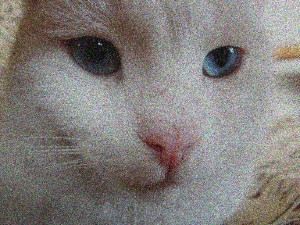
#> input picture Lab_1/DSC01649_NOIZEE.jpg, 300 x 225 px
$ jupyter execute 2.0_CV_lab_1_Plotnikov_8E21.ipynb
#> lines starting #> are read from the running program, lines starting #| are printed output that depends on the picture; after the words box and inside, x2 and y2 are one past the last pixel; in counts of white or black regions, pixels touching at a corner belong together
[cell 1]
"""
cv_lab_1.py
Каждый результат сохраняется в папку "results"
и получает читаемое имя: <input_basename>__<method>.png
Единственный вызов OpenCV: cv2.imread()
"""
import sys
import os
import numpy as np
import cv2            # только для imread
from PIL import Image, ImageDraw

[cell 2]
# ---------- Утилиты ----------
def to_rgb(img_bgr):
    """Перевод BGR (cv2.imread) -> RGB, uint8"""
    return img_bgr[..., ::-1].copy()


def ensure_out_dir(out_dir):
    if not os.path.exists(out_dir):
        os.makedirs(out_dir, exist_ok=True)


def save_and_show(img_array, out_dir, base_name, method_name, show=True):
    """
    Сохранить изображение в out_dir с именем <base_name>__<method_name>.png
    и открыть его (PIL.Image.show).
    Поддерживает 2D (grayscale) и 3D (RGB).
    """
    ensure_out_dir(out_dir)

    if img_array.dtype != np.uint8:
        arr = np.clip(img_array, 0, 255).astype(np.uint8)
    else:
        arr = img_array

    safe_method = method_name.replace(" ", "_").replace("/", "_")
    filename = f"{base_name}__{safe_method}.png"
    path = os.path.join(out_dir, filename)

    pil_img = Image.fromarray(arr)
    pil_img.save(path)
    print(f"[saved] {path}")

    if show:
        try:
            pil_img.show()
        except Exception as e:
            print(f"[warning] Не удалось показать изображение: {e}")


def pad_reflect(img, pad_h, pad_w):
    """Reflect padding (mirror) для 2D или 3D массива."""
    if img.ndim == 2:
        return np.pad(img, ((pad_h, pad_h), (pad_w, pad_w)), mode='reflect')
    elif img.ndim == 3:
        return np.pad(img, ((pad_h, pad_h), (pad_w, pad_w), (0, 0)), mode='reflect')
    else:
        raise ValueError("Unsupported ndim for padding")

[cell 3]
# ---------- Фильтры ----------
def median_filter_gray(img_gray, ksize=3):
    assert ksize % 2 == 1
    h, w = img_gray.shape
    ph = ksize // 2
    padded = pad_reflect(img_gray, ph, ph)
    out = np.empty_like(img_gray)
    for i in range(h):
        for j in range(w):
            window = padded[i:i+ksize, j:j+ksize].ravel()
            out[i, j] = np.median(window)
    return out


def median_filter_rgb(img_rgb, ksize=3):
    channels = []
    for c in range(3):
        channels.append(median_filter_gray(img_rgb[..., c], ksize))
    return np.stack(channels, axis=2)


def gaussian_kernel(ksize=5, sigma=1.0):
    assert ksize % 2 == 1
    ax = np.arange(-ksize//2 + 0.0, ksize//2 + 1.0)
    xx, yy = np.meshgrid(ax, ax)
    kernel = np.exp(-(xx**2 + yy**2) / (2.0 * sigma**2))
    kernel = kernel / np.sum(kernel)
    return kernel


def convolve_gray(img_gray, kernel):
    k = kernel.shape[0]
    ph = k // 2
    h, w = img_gray.shape
    padded = pad_reflect(img_gray, ph, ph).astype(np.float64)
    out = np.zeros((h, w), dtype=np.float64)
    for i in range(h):
        for j in range(w):
            window = padded[i:i+k, j:j+k]
            out[i, j] = np.sum(window * kernel)
    return np.clip(out, 0, 255).astype(np.uint8)


def gaussian_filter_rgb(img_rgb, ksize=5, sigma=1.0):
    kern = gaussian_kernel(ksize, sigma)
    chans = []
    for c in range(3):
        chans.append(convolve_gray(img_rgb[..., c], kern))
    return np.stack(chans, axis=2)

[cell 4]
# ---------- Морфологические операции ----------
def erosion_gray(img_gray, se=None):
    if se is None:
        se = np.ones((3,3), dtype=bool)
    k = se.shape[0]
    ph = k // 2
    h, w = img_gray.shape
    padded = pad_reflect(img_gray, ph, ph)
    out = np.empty_like(img_gray)
    for i in range(h):
        for j in range(w):
            window = padded[i:i+k, j:j+k]
            out[i,j] = np.min(window[se])
    return out


def dilation_gray(img_gray, se=None):
    if se is None:
        se = np.ones((3,3), dtype=bool)
    k = se.shape[0]
    ph = k // 2
    h, w = img_gray.shape
    padded = pad_reflect(img_gray, ph, ph)
    out = np.empty_like(img_gray)
    for i in range(h):
        for j in range(w):
            window = padded[i:i+k, j:j+k]
            out[i,j] = np.max(window[se])
    return out


def erosion_rgb(img_rgb, se=None):
    chans = []
    for c in range(3):
        chans.append(erosion_gray(img_rgb[..., c], se))
    return np.stack(chans, axis=2)


def dilation_rgb(img_rgb, se=None):
    chans = []
    for c in range(3):
        chans.append(dilation_gray(img_rgb[..., c], se))
    return np.stack(chans, axis=2)

[cell 5]
# ---------- Пороговая бинаризация ----------
def rgb_to_gray(img_rgb):
    r = img_rgb[...,0].astype(np.float32)
    g = img_rgb[...,1].astype(np.float32)
    b = img_rgb[...,2].astype(np.float32)
    y = 0.299*r + 0.587*g + 0.114*b
    return np.clip(y, 0, 255).astype(np.uint8)


def threshold_gray(img_gray, thresh=128, maxval=255, inv=False):
    if not inv:
        out = (img_gray >= thresh).astype(np.uint8) * maxval
    else:
        out = (img_gray < thresh).astype(np.uint8) * maxval
    return out


def threshold_rgb(img_rgb, thresh=128, mode='per_channel'):
    if mode == 'per_channel':
        out = np.zeros_like(img_rgb)
        for c in range(3):
            out[..., c] = threshold_gray(img_rgb[..., c], thresh)
        return out
    elif mode == 'luminance':
        gray = rgb_to_gray(img_rgb)
        th = threshold_gray(gray, thresh)
        return np.stack([th, th, th], axis=2)
    else:
        raise ValueError("Unknown mode")

[cell 6]
# ---------- Выравнивание гистограммы ----------
def equalize_hist_gray(img_gray):
    hist, _ = np.histogram(img_gray.flatten(), bins=256, range=(0,256))
    cdf = np.cumsum(hist).astype(np.float64)
    cdf_min = cdf[cdf > 0].min() if np.any(cdf > 0) else 0.0
    n = img_gray.size
    if n == cdf_min:
        lut = np.arange(256).astype(np.uint8)
    else:
        lut = np.round((cdf - cdf_min) / (n - cdf_min) * 255.0).astype(np.uint8)
    out = lut[img_gray]
    return out


def equalize_hist_rgb(img_rgb):
    arr = img_rgb.astype(np.float32)
    R = arr[...,0]; G = arr[...,1]; B = arr[...,2]
    Y  =  0.299*R + 0.587*G + 0.114*B
    Cb = 128 + (-0.168736*R - 0.331264*G + 0.5*B)
    Cr = 128 + (0.5*R - 0.418688*G - 0.081312*B)
    Y_eq = equalize_hist_gray(np.clip(Y,0,255).astype(np.uint8)).astype(np.float32)
    R2 = Y_eq + 1.402 * (Cr - 128)
    G2 = Y_eq - 0.344136 * (Cb - 128) - 0.714136 * (Cr - 128)
    B2 = Y_eq + 1.772 * (Cb - 128)
    rgb2 = np.stack([R2, G2, B2], axis=2)
    return np.clip(rgb2, 0, 255).astype(np.uint8)

[cell 7]
# ---------- Визуализация гистограммы ----------
def compute_hist_gray(img_gray):
    """
    Вычисляет гистограмму grayscale-изображения.
    Возвращает массив длины 256: hist[v] = количество пикселей со значением v.
    """
    hist, _ = np.histogram(img_gray.flatten(), bins=256, range=(0, 256))
    return hist


def render_histogram_image(hist, title="", width=512, height=300,
                            bg=(255,255,255), fg=(30,30,30), bar_color=(70,130,180)):
    """
    Превращает массив гистограммы длины 256 в RGB-изображение (NumPy uint8).

    Параметры
    ---------
    hist       : np.ndarray, shape (256,) — гистограмма яркостей
    title      : str — подпись, которая будет напечатана в верхнем левом углу
    width      : int — ширина итогового изображения в пикселях
    height     : int — высота итогового изображения в пикселях
    bg         : (R,G,B) — цвет фона
    fg         : (R,G,B) — цвет осей, делений и текста
    bar_color  : (R,G,B) — цвет столбцов гистограммы
    """
    canvas = Image.new('RGB', (width, height), bg)
    draw = ImageDraw.Draw(canvas)

    ml, mr, mt, mb = 40, 15, 30, 30      # поля: left/right/top/bottom
    plot_w = width - ml - mr
    plot_h = height - mt - mb

    max_h = int(hist.max()) if hist.max() > 0 else 1

    # --- Заголовок ---
    if title:
        draw.text((ml, 4), title, fill=fg)

    # --- Оси ---
    # вертикальная
    draw.line([(ml, mt), (ml, mt + plot_h)], fill=fg, width=1)
    # горизонтальная
    draw.line([(ml, mt + plot_h), (ml + plot_w, mt + plot_h)], fill=fg, width=1)

    # --- Деления по оси X: 0, 64, 128, 192, 255 ---
    for v in [0, 64, 128, 192, 255]:
        px = ml + int(v / 255 * (plot_w - 1))
        draw.line([(px, mt + plot_h), (px, mt + plot_h + 4)], fill=fg, width=1)
        draw.text((px - 8, mt + plot_h + 6), str(v), fill=fg)

    # --- Деления по оси Y: 0%, 50%, 100% ---
    for frac, label in [(0.0, "0"), (0.5, "50%"), (1.0, "max")]:
        py = mt + plot_h - int(frac * (plot_h - 1))
        draw.line([(ml - 4, py), (ml, py)], fill=fg, width=1)
        draw.text((1, py - 5), label, fill=fg)

    # --- Столбики / вертикальные линии ---
    for x in range(256):
        value = hist[x]
        if value == 0:
            continue
        bar_h = int((value / max_h) * (plot_h - 1))
        px = ml + int(x / 255 * (plot_w - 1))
        y0 = mt + plot_h
        y1 = y0 - bar_h
        draw.line([(px, y0), (px, y1)], fill=bar_color, width=1)

    return np.array(canvas, dtype=np.uint8)


def save_histogram_gray(img_gray, out_dir, base_name, method_name,
                         title="", show=True):
    """
    Вычислить гистограмму grayscale-изображения,
    сохранить её PNG-рисунок в out_dir с именованием по стандарту проекта.
    """
    hist = compute_hist_gray(img_gray)
    hist_img = render_histogram_image(hist, title=title)
    save_and_show(hist_img, out_dir, base_name, method_name, show=show)

[cell 8]
# ---------- Повороты на кратные 90 градусов ----------
def rotate_90_multiple(img, k=1):
    k = k % 4
    if k == 0:
        return img.copy()
    if img.ndim == 2:
        if k == 1:
            return np.flipud(np.transpose(img))
        if k == 2:
            return np.fliplr(np.flipud(img))
        if k == 3:
            return np.transpose(np.flipud(img))
    else:
        if k == 1:
            return np.flipud(np.transpose(img, (1,0,2)))
        if k == 2:
            return np.fliplr(np.flipud(img))
        if k == 3:
            return np.transpose(np.flipud(img), (1,0,2))

[cell 9]
# ---------- Демонстрация / пример использования ----------
def demo_pipeline(path, out_dir='results', show=True):
#> called with path = 'DSC01649_NOIZEE.jpg', out_dir = 'results', show = True
    bgr = cv2.imread(path)          # единственный вызов cv2
#> bgr is the input picture: shape (225, 300, 3); mean B, G, R 122.5, 125.1, 129.6
    if bgr is None:
        print("Не удалось прочитать изображение:", path)
        return
    rgb = to_rgb(bgr)               # BGR → RGB

    base_name = os.path.splitext(os.path.basename(path))[0]
    gray = rgb_to_gray(rgb)

    # -------- Оригинал --------
    save_and_show(rgb,  out_dir, base_name, "original_rgb",  show=show)

    # -------- Медианный фильтр --------
    med_rgb  = median_filter_rgb(rgb,  ksize=7)
#> after the loop in median_filter_rgb, `for c in range(3):`: channels = 3 items
    med_gray = median_filter_gray(gray, ksize=3)
#> call 4 of median_filter_gray, with ksize = 3
#> after the loop in median_filter_gray (call 4), `for i in range(h):`:
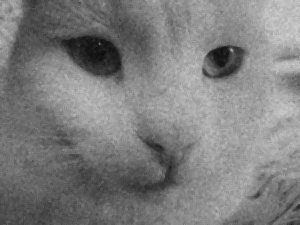
#> out: shape (225, 300); min 13, max 210, mean 125.6
    save_and_show(med_rgb,  out_dir, base_name, "median_rgb",  show=show)
    save_and_show(med_gray, out_dir, base_name, "median_gray", show=show)

    # -------- Гауссов фильтр --------
    gauss_rgb  = gaussian_filter_rgb(rgb, ksize=5, sigma=1.0)
    gauss_gray = convolve_gray(gray, gaussian_kernel(5, 1.0))
    save_and_show(gauss_rgb,  out_dir, base_name, "gaussian_rgb",  show=show)
    save_and_show(gauss_gray, out_dir, base_name, "gaussian_gray", show=show)

    # -------- Морфология --------
    se = np.array([[1,1,1],[1,1,1],[1,1,1]], dtype=bool)

    er_gray  = erosion_gray(gray, se)
    dil_gray = dilation_gray(gray, se)
#> after the loop in dilation_gray, `for i in range(h):`:
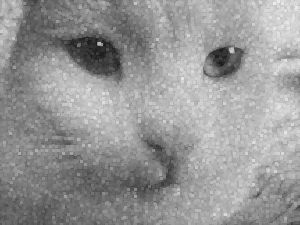
#> out: shape (225, 300); min 22, max 235, mean 150
    er_rgb   = erosion_rgb(rgb, se)
#> in erosion_rgb, `return np.stack(chans, axis=2)`:
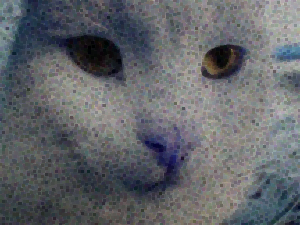
#> returned value: shape (225, 300, 3); mean of channels 0, 1, 2 105.2, 100.6, 97.9; drawn as B, G, R
    dil_rgb  = dilation_rgb(rgb, se)

    save_and_show(er_gray,  out_dir, base_name, "erosion_gray",   show=show)
    save_and_show(dil_gray, out_dir, base_name, "dilation_gray",  show=show)
    save_and_show(er_rgb,   out_dir, base_name, "erosion_rgb",    show=show)
    save_and_show(dil_rgb,  out_dir, base_name, "dilation_rgb",   show=show)

    # -------- Пороговая бинаризация --------
    th_gray    = threshold_gray(gray, thresh=128)
#> in threshold_gray, `out = (img_gray >= thresh).astype(np.uint8) * maxval`:
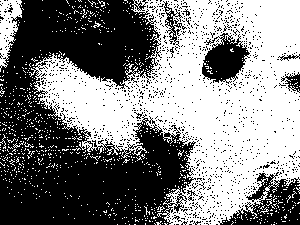
#> out: shape (225, 300); 50.3% white; 1137 black regions (1127 under 20 px), largest, box (x1, y1, x2, y2) and area: (0, 0, 196, 225) 27339, (218, 172, 300, 225) 2064, (202, 33, 250, 84) 1432
    th_rgb_pc  = threshold_rgb(rgb,  thresh=128, mode='per_channel')
#> after the loop in threshold_rgb, `for c in range(3):`:
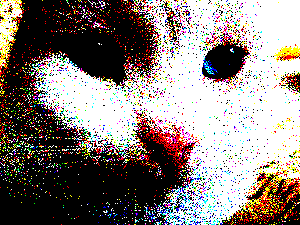
#> out: shape (225, 300, 3); mean R, G, B 136.9, 127.3, 122.5
    th_rgb_lum = threshold_rgb(rgb,  thresh=128, mode='luminance')

    save_and_show(th_gray,    out_dir, base_name, "threshold_gray",              show=show)
    save_and_show(th_rgb_pc,  out_dir, base_name, "threshold_rgb_per_channel",   show=show)
    save_and_show(th_rgb_lum, out_dir, base_name, "threshold_rgb_luminance",     show=show)

    # -------- Выравнивание гистограммы --------
    # Grayscale: гистограмма ДО
    save_histogram_gray(
        gray, out_dir, base_name,
        "hist_gray_before_eq",
        title="Grayscale histogram BEFORE equalization",
        show=show
    )
#> in compute_hist_gray, `hist, _ = np.histogram(img_gray.flatten(), bins=256, range=(0, 256))`: hist = 256 values, max 664 at index 150, min 0 at index 3, mean 263.7
#> in render_histogram_image, `canvas = Image.new('RGB', (width, height), bg)`: canvas: PIL image 512x300 RGB; every value is 255
#> in render_histogram_image, `max_h = int(hist.max()) if hist.max() > 0 else 1`: max_h = 664
#> the loop in render_histogram_image, `for x in range(256):` made 256 passes
#> (value, bar_h, y1) on passes 1 to 3: (1, 0, 270), (1, 0, 270), (3, 1, 269)
#> in render_histogram_image, `return np.array(canvas, dtype=np.uint8)`:
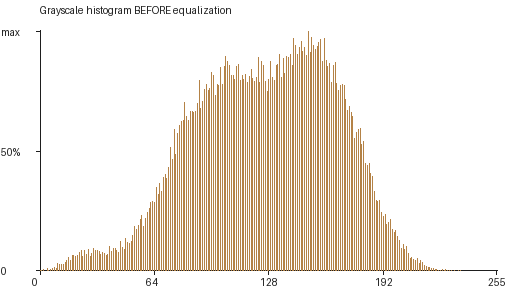
#> returned value: shape (300, 512, 3); mean of channels 0, 1, 2 223.8, 233.3, 241.3; drawn as B, G, R

    # Grayscale: эквализация и гистограмма ПОСЛЕ
    eq_gray = equalize_hist_gray(gray)
#> in equalize_hist_gray, `cdf = np.cumsum(hist).astype(np.float64)`: cdf = 256 values from 1 to 67500
#> in equalize_hist_gray, `cdf_min = cdf[cdf > 0].min() if np.any(cdf > 0) else 0.0`: cdf_min = 1
#> in equalize_hist_gray, `lut = np.round((cdf - cdf_min) / (n - cdf_min) * 255.0).astype(np.uint8)`: lut = 256 values from 0 to 255
#> in equalize_hist_gray, `out = lut[img_gray]`:
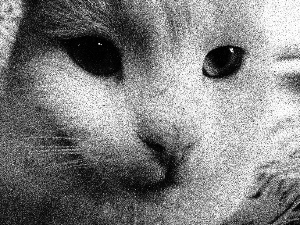
#> out: shape (225, 300); min 0, max 255, mean 128.4
    save_and_show(eq_gray, out_dir, base_name, "equalized_gray", show=show)
    save_histogram_gray(
        eq_gray, out_dir, base_name,
        "hist_gray_after_eq",
        title="Grayscale histogram AFTER equalization",
        show=show
    )
#> call 2 of render_histogram_image, with hist = array of shape (256,), title = 'Grayscale histogram AFTER equalization', width = 512, height = 300, bg = (255, 255, 255), fg = (30, 30, 30), bar_color = (70, 130, 180)
#> the loop in render_histogram_image (call 2), `for x in range(256):` made 256 passes
#> (value, bar_h, y1) on passes 1 to 3: (115, 41, 229), (245, 88, 182), (291, 104, 166)
#> in render_histogram_image (call 2), `return np.array(canvas, dtype=np.uint8)`:
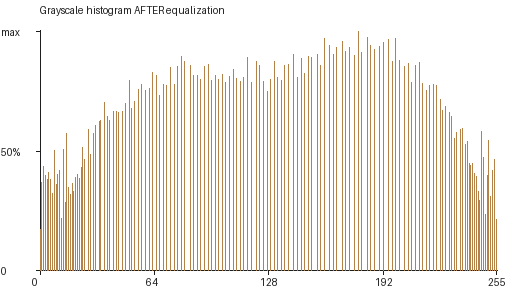
#> returned value: shape (300, 512, 3); mean of channels 0, 1, 2 223.8, 233.3, 241.3; drawn as B, G, R

    # RGB: эквализация через YCbCr
    eq_rgb = equalize_hist_rgb(rgb)
#> in equalize_hist_rgb, `Cr = 128 + (0.5*R - 0.418688*G - 0.081312*B)`:
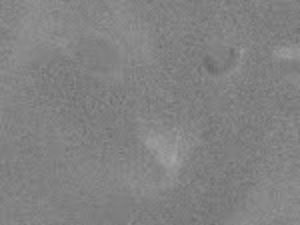
#> Cr: shape (225, 300) float32; min 104.9, max 165.2, mean 130.5
    save_and_show(eq_rgb, out_dir, base_name, "equalized_rgb", show=show)

    # RGB: гистограмма яркости (канал Y) ДО и ПОСЛЕ
    rgb_luma_before = rgb_to_gray(rgb)
    rgb_luma_after  = rgb_to_gray(eq_rgb)
#> in rgb_to_gray (call 4), `r = img_rgb[...,0].astype(np.float32)`:
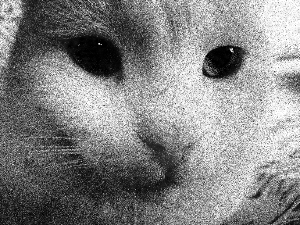
#> r: shape (225, 300) float32; min 0, max 255, mean 131.4
    save_histogram_gray(
        rgb_luma_before, out_dir, base_name,
        "hist_rgb_luma_before_eq",
        title="RGB luma (Y) histogram BEFORE equalization",
        show=show
    )
    save_histogram_gray(
        rgb_luma_after, out_dir, base_name,
        "hist_rgb_luma_after_eq",
        title="RGB luma (Y) histogram AFTER equalization",
        show=show
    )

    # -------- Повороты --------
    rot90  = rotate_90_multiple(rgb, k=1)
    rot180 = rotate_90_multiple(rgb, k=2)
    rot270 = rotate_90_multiple(rgb, k=3)

    save_and_show(rot90,  out_dir, base_name, "rot90",  show=show)
    save_and_show(rot180, out_dir, base_name, "rot180", show=show)
    save_and_show(rot270, out_dir, base_name, "rot270", show=show)


if __name__ == '__main__':
    demo_pipeline("DSC01649_NOIZEE.jpg")
